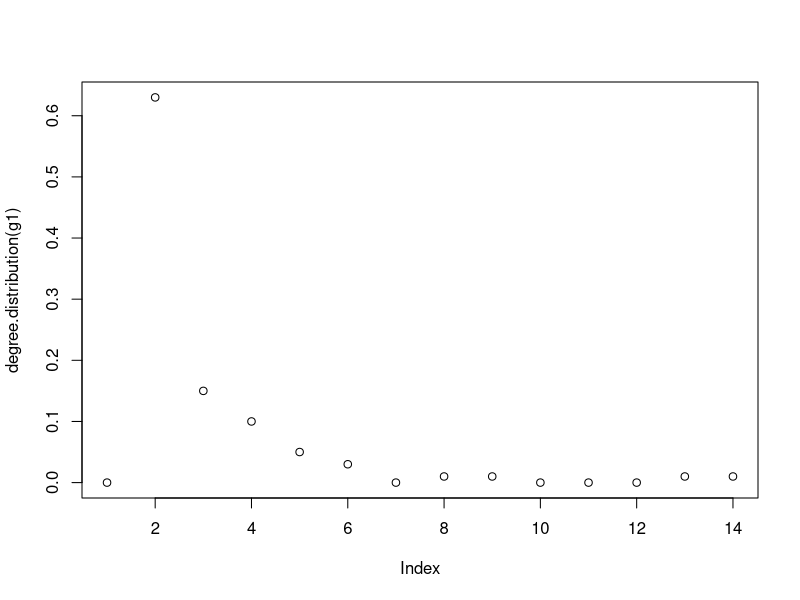
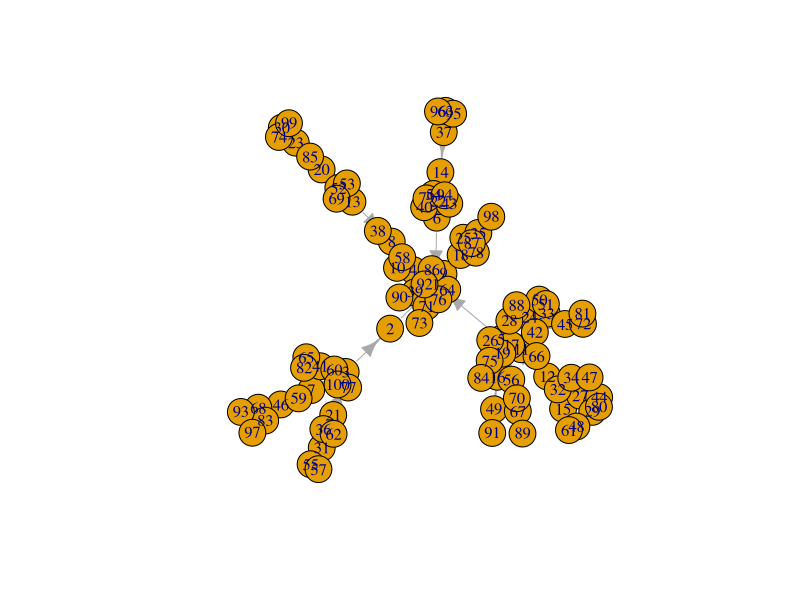
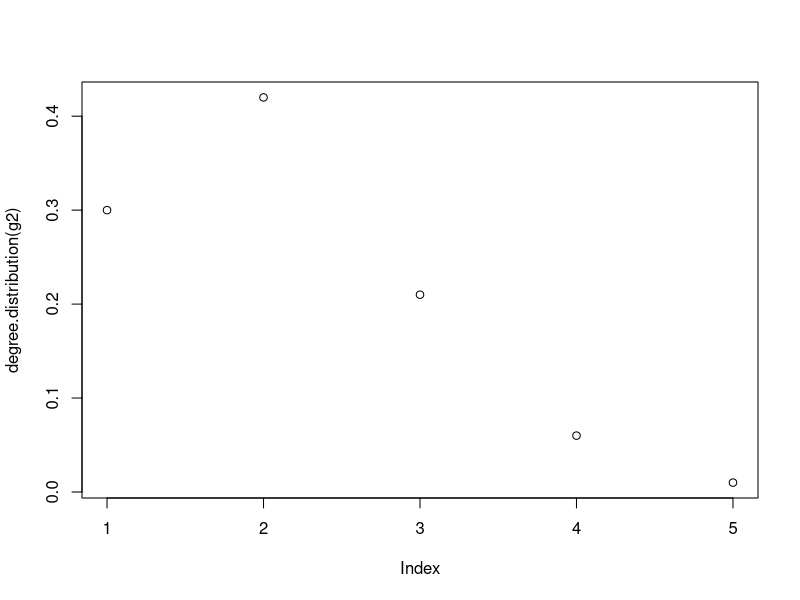
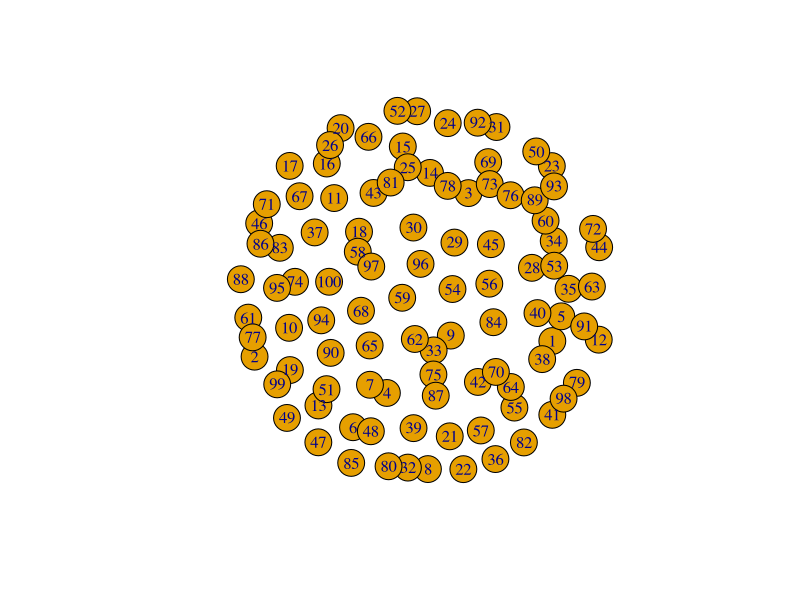
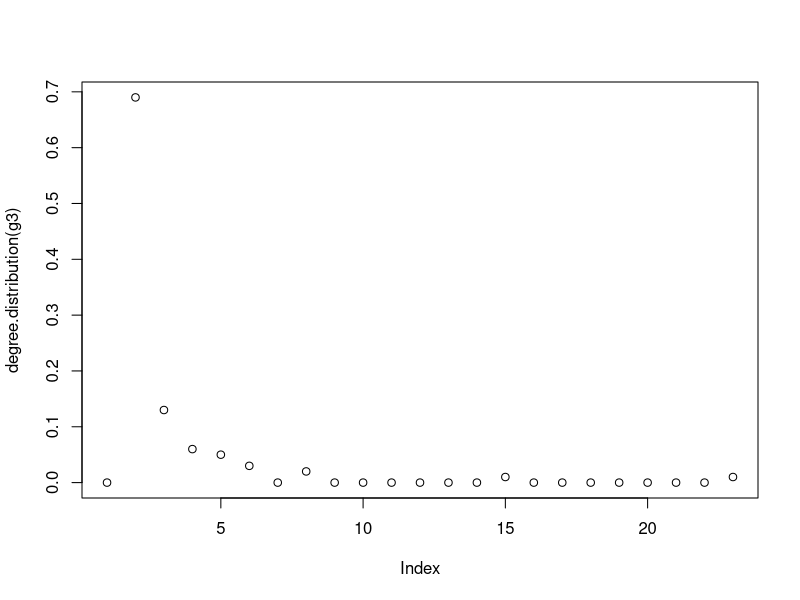
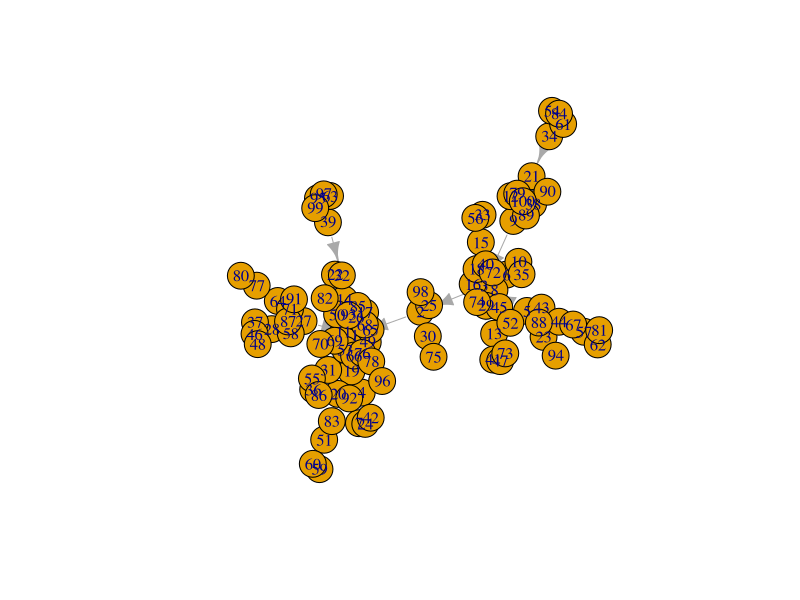

These charts were generated, in order, by the following R code: (Note: this script raises an error after producing the figures.)
# Different types of random graph -----------------------------------------

library(igraph)

# Preferential attachment
g1 <- aging.prefatt.game(100, pa.exp=1, aging.exp=0, aging.bin=1000)
plot(degree.distribution(g1))
plot(g1)

# Constant degree
g2 <- erdos.renyi.game(100, 1/100)
plot(degree.distribution(g2))
plot(g2)

# Exponential 
g3 <- barabasi.game(100)
plot(degree.distribution(g3))
plot(g3)

igraph:::aging.barabasi.game(100)
